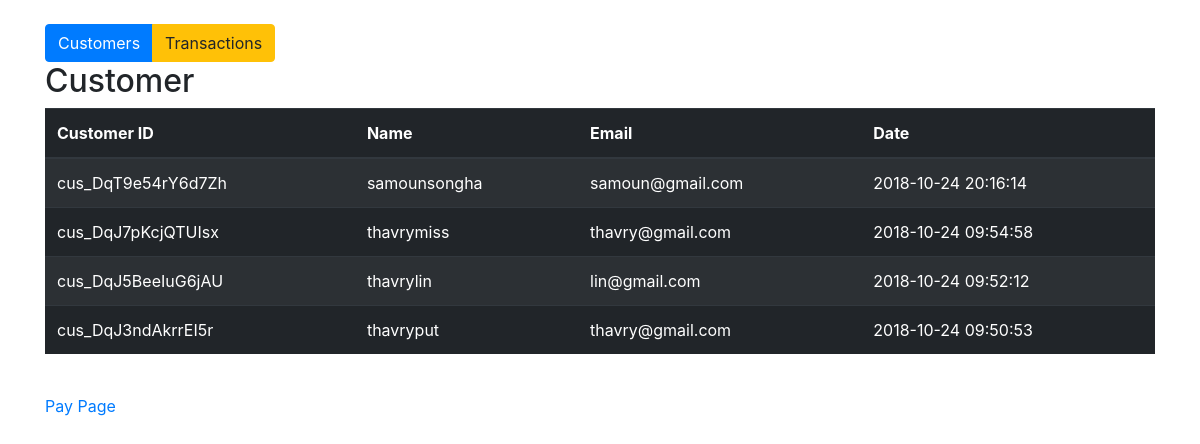
The page / on the database its author committed.
### tables this page shows
CREATE TABLE `customers` (
  `id` varchar(255) NOT NULL,
  `firstname` varchar(255) NOT NULL,
  `lastname` varchar(255) NOT NULL,
  `email` varchar(255) NOT NULL,
  `created_at` datetime NOT NULL DEFAULT CURRENT_TIMESTAMP
);

### lib/pdo_db.php (called while the page is built, shortened)
<?php
class Database {
	private $host = DB_HOST;
	private $user = DB_USER;
	private $pass = DB_PASS;
	private $dbname = DB_NAME;
	private $dbh;
	private $stmt;
	public function __construct() {
		$dsn = 'mysql:host=' . $this->host . ';dbname=' . $this->dbname;
		$options = array (
			PDO::ATTR_PERSISTENT => true,
			PDO::ATTR_ERRMODE => PDO::ERRMODE_EXCEPTION
		);
		try {
			$this->dbh = new PDO ($dsn, $this->user, $this->pass, $options);
		}
		catch ( PDOException $e ) {
			$this->error = $e->getMessage();
		}
	}
	public function query($query) {
		$this->stmt = $this->dbh->prepare($query);
	}
	public function execute(){
		return $this->stmt->execute();
	}
	public function resultset(){
		$this->execute();
		return $this->stmt->fetchAll(PDO::FETCH_OBJ);
	}
}

### models/Customer.php (called while the page is built, shortened)
<?php
class Customer {
    private $db;
    public function __construct() {
        $this->db = new Database();
    }
    public function getCustomers() {
        $this->db->query('SELECT * FROM customers ORDER BY created_at DESC');
        $result = $this->db->resultset();
        return $result;
    }
}

### index.php (the view, shortened to what this page needs)
<?php
require_once('lib/pdo_db.php');
require_once('models/Customer.php');
$customer = new Customer();
$customers = $customer->getCustomers();
?>
<!DOCTYPE html>
<html lang="en">
<head>
    <link rel="stylesheet" href="https://maxcdn.bootstrapcdn.com/bootstrap/4.1.3/css/bootstrap.min.css">
</head>
<body>
    <div class="container mt-4">
    <div class="btn-group" role="group">
        <a href="addCustomer.php" class="btn btn-primary">Customers</a>
        <a href="transaction.php" class="btn btn-warning">Transactions</a>
    </div>
       <h2>Customer</h2>
       <table class="table table-striped table-dark">
       <thead>
            <tr>
                <th>Customer ID</th>
                <th>Name</th>
                <th>Email</th>
                <th>Date</th>
            </tr>
       </thead>
        <tbody>
            <?php foreach($customers as $customer): ?>
            <tr>
                <td><?php echo $customer->id; ?></td>
                <td><?php echo $customer->firstname; ?><?php echo $customer->lastname; ?></td>
                <td><?php echo $customer->email; ?></td>
                <td><?php echo $customer->created_at; ?></td>
            </tr>
        <?php endforeach;?>
        </tbody>
       </table>
       <br>
       <p><a href="addCustomer.php">Pay Page</a></p>
    </div>
</body>
</html>

### rows shown on the page
customers: id "cus_DqT9e54rY6d7Zh", firstname "samoun", lastname "songha", email "samoun@gmail.com", created_at "2018-10-24 20:16:14"
customers: id "cus_DqJ7pKcjQTUIsx", firstname "thavry", lastname "miss", email "thavry@gmail.com", created_at "2018-10-24 09:54:58"
customers: id "cus_DqJ5BeeIuG6jAU", firstname "thavry", lastname "lin", email "lin@gmail.com", created_at "2018-10-24 09:52:12"
customers: id "cus_DqJ3ndAkrrEI5r", firstname "thavry", lastname "put", email "thavry@gmail.com", created_at "2018-10-24 09:50:53"
